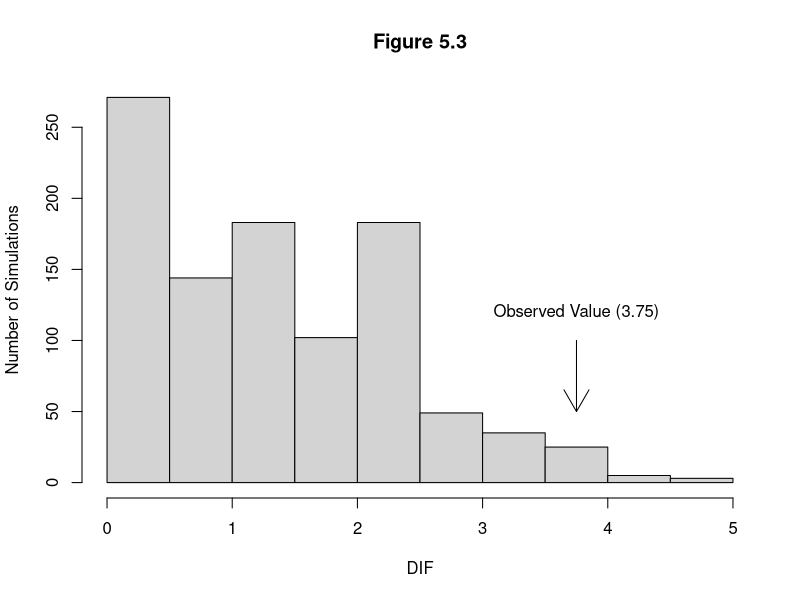

Write the R code that produced this figure.
# R-code for generating Figure 5.3 in Gotelli and Ellison (2004)
# 1 May 2010

##############################################
#data from Table 5.1

treatment <- c(rep("Forest",6),rep("Field",4))
nests <- c(9,6,4,6,7,10,12,9,12,10)
DifObs <- abs(mean(nests[treatment=="Forest"]) - mean(nests[treatment=="Field"]))
##############################################
# function reshuffle randomizes treatment assignments and calculates
# absolute difference between means of the two groups

reshuffle <- function(a,b)
{
reordered <- sample(a)
diff <- abs(mean(b[reordered=="Forest"]) - mean(b[reordered=="Field"]))
}
#############################################
#create a vector of 1000 simulated values

DifSim <-replicate(1000,reshuffle(treatment,nests))
#############################################
# print results for Table 5.5

cat(" Table 5.5", "\n", "N =",length(DifSim),"Mean = ",mean(DifSim),"Standard Deviation = ", sd(DifSim), "\n")
#############################################
# print results for Table 5.6

cat(" Table 5.6", "\n", "Sim > Obs = ", length(DifSim[DifSim>DifObs]), "\n",
"Sim = Obs = ", length(DifSim[DifSim=DifObs]), "\n",
"Sim < Obs = ", length(DifSim[DifSim<DifObs]), "\n")
############################################
# print Figure 5.3

hist(DifSim,main="Figure 5.3", xlab="DIF", ylab="Number of Simulations")
arrows(DifObs,100,DifObs,50,code=2)
text(DifObs,120,"Observed Value (3.75)")
###########################################
